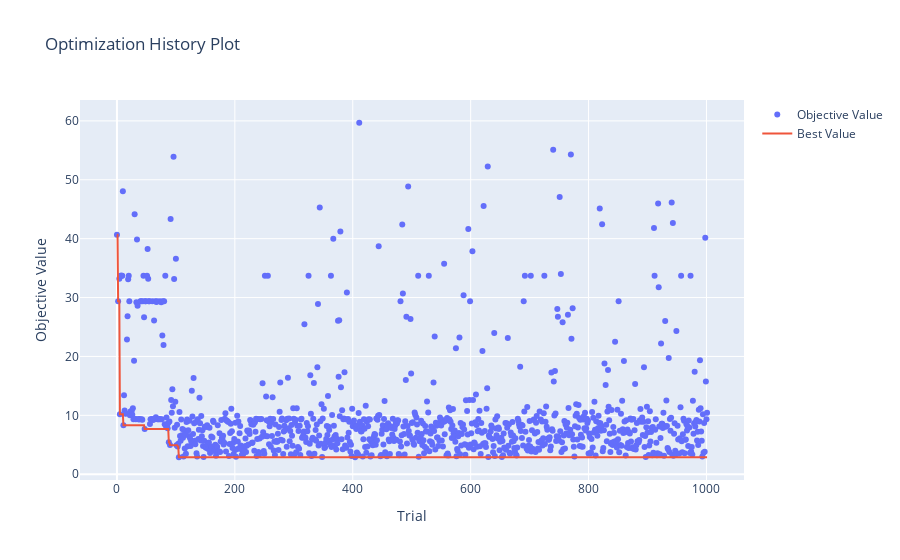

This figure's notebook cell:
### Code cell
study = optuna.load_study(study_name='4bandas_full_Normal_z_score', storage='sqlite:///Estudios/4bandas_full_Normal_z_score.db')
vis.plot_optimization_history(study)

### Figure 1 — Plotly figure (JSON) as saved in the notebook; plotly's stock layout.template omitted (floating-point values rounded to 4 significant figures; data arrays with more than 128 entries replaced by an {"elided": "..."} marker saying what was removed)
{"data": [{"mode": "markers", "name": "Objective Value", "type": "scatter", "x": {"elided": "1001 int values"}, "y": {"elided": "1001 float values"}}, {"mode": "lines", "name": "Best Value", "type": "scatter", "x": {"elided": "1002 int values"}, "y": {"elided": "1002 float values"}}, {"marker": {"color": "#cccccc"}, "mode": "markers", "name": "Infeasible Trial", "showlegend": false, "type": "scatter", "x": [], "y": []}], "layout": {"title": {"text": "Optimization History Plot"}, "xaxis": {"title": {"text": "Trial"}}, "yaxis": {"title": {"text": "Objective Value"}}}}
